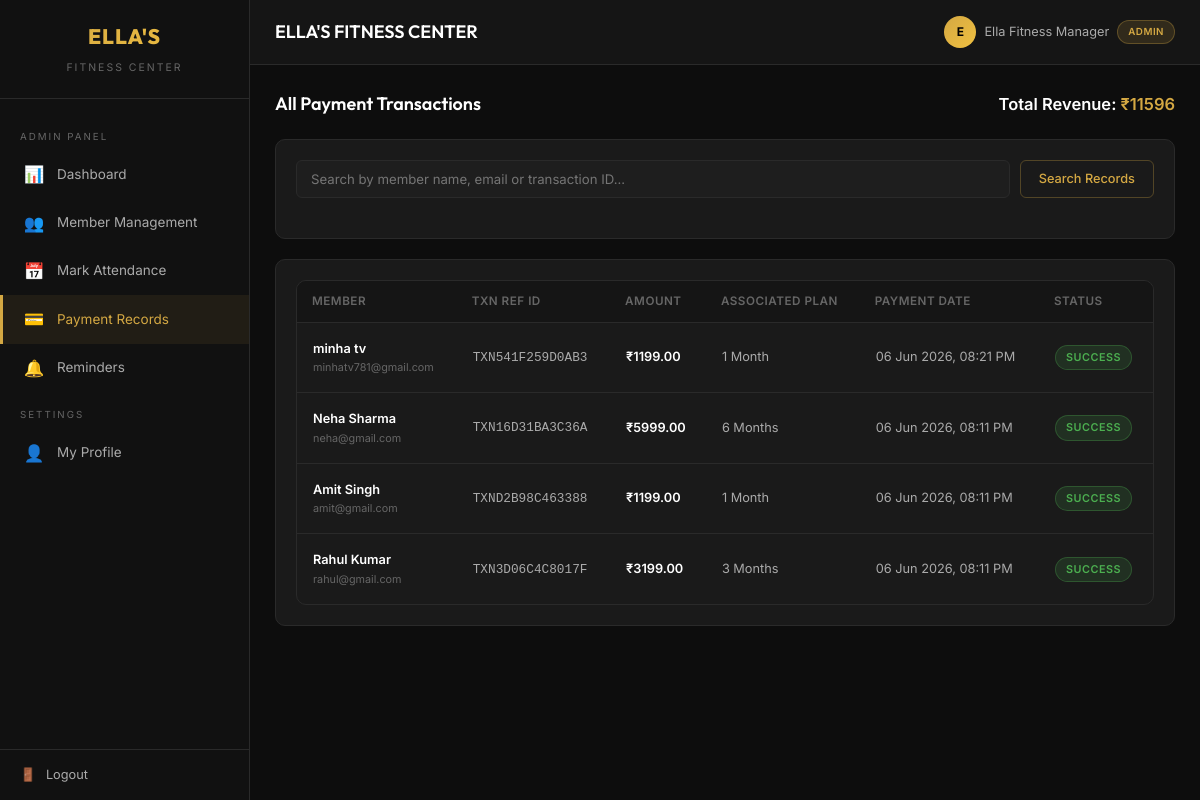
The app's page /payments/admin/ (signed in) with its own data.
### accounts/models.py (models this page shows, shortened)
class User(AbstractUser):
    ROLE_CHOICES = [
        ('CLIENT', 'Client'),
        ('ADMIN', 'Admin'),
    ]
    role = models.CharField(max_length=10, choices=ROLE_CHOICES, default='CLIENT')
    phone = models.CharField(max_length=15, blank=True)
    address = models.TextField(blank=True)
    date_of_birth = models.DateField(null=True, blank=True)
    emergency_contact = models.CharField(max_length=15, blank=True)
    @property
    def is_admin_user(self):
        return self.role == 'ADMIN'

### payments/models.py (models this page shows, shortened)
class Payment(models.Model):
    STATUS_CHOICES = [
        ('SUCCESS', 'Success'),
        ('FAILED', 'Failed'),
        ('PENDING', 'Pending'),
    ]
    user = models.ForeignKey(settings.AUTH_USER_MODEL, on_delete=models.CASCADE, related_name='payments')
    membership = models.ForeignKey('members.Membership', on_delete=models.SET_NULL, null=True, related_name='payments')
    amount = models.DecimalField(max_digits=10, decimal_places=2)
    transaction_id = models.CharField(max_length=100, unique=True)
    payment_method = models.CharField(max_length=50, default='Test Payment')
    status = models.CharField(max_length=10, choices=STATUS_CHOICES, default='PENDING')
    created_at = models.DateTimeField(auto_now_add=True)
    notes = models.TextField(blank=True)
    class Meta:
        ordering = ['-created_at']

### members/models.py (models this page shows, shortened)
class Membership(models.Model):
    PLAN_CHOICES = [
        ('1_MONTH', '1 Month'),
        ('3_MONTH', '3 Months'),
        ('6_MONTH', '6 Months'),
    ]
    STATUS_CHOICES = [
        ('ACTIVE', 'Active'),
        ('EXPIRED', 'Expired'),
        ('PENDING', 'Pending Payment'),
    ]
    PLAN_PRICES = {
        '1_MONTH': 1199,
        '3_MONTH': 3199,
        '6_MONTH': 5999,
    }
    PLAN_DAYS = {
        '1_MONTH': 30,
        '3_MONTH': 90,
        '6_MONTH': 180,
    }
    user = models.ForeignKey(settings.AUTH_USER_MODEL, on_delete=models.CASCADE, related_name='memberships')
    plan = models.CharField(max_length=10, choices=PLAN_CHOICES)
    start_date = models.DateField()
    end_date = models.DateField()
    amount = models.DecimalField(max_digits=10, decimal_places=2)
    status = models.CharField(max_length=10, choices=STATUS_CHOICES, default='PENDING')
    created_at = models.DateTimeField(auto_now_add=True)
    class Meta:
        ordering = ['-created_at']

### payments/views.py (the view, shortened to what this page needs)
# urls.py: path('admin/', views.admin_payments, name='admin_payments'),
@admin_required
def admin_payments(request):
    query = request.GET.get('q', '')
    payments = Payment.objects.all().select_related('user', 'membership')
    from django.db.models import Sum
    total_revenue = Payment.objects.filter(status='SUCCESS').aggregate(
        total=Sum('amount')
    )['total'] or 0
    context = {
        'payments': payments,
        'query': query,
        'total_revenue': total_revenue,
    }
    return render(request, 'payments/admin_list.html', context)

### templates/payments/admin_list.html (shortened to what this page needs)
{% extends 'dashboard_base.html' %}
{% block content %}
<div class="section-header">
    <h2>All Payment Transactions</h2>
    <div style="font-size: 1.1rem; font-weight: 600;">
        Total Revenue: <span class="text-gold">₹{{ total_revenue }}</span>
    </div>
</div>
<div class="card mb-20">
    <form method="get" class="search-bar">
        <input type="text" name="q" value="{{ query }}" placeholder="Search by member name, email or transaction ID...">
        <button type="submit" class="btn btn-outline">Search Records</button>
    </form>
</div>
<div class="card">
    <div class="table-container">
        {% if payments %}
            <table>
                <thead>
                    <tr>
                        <th>Member</th>
                        <th>Txn Ref ID</th>
                        <th>Amount</th>
                        <th>Associated Plan</th>
                        <th>Payment Date</th>
                        <th>Status</th>
                    </tr>
                </thead>
                <tbody>
                    {% for payment in payments %}
                        <tr>
                            <td>
                                <div style="font-weight: 600; color: #fff;">{{ payment.user.get_full_name|default:payment.user.username }}</div>
                                <div style="font-size: 0.72rem; color: var(--text-muted);">{{ payment.user.email }}</div>
                            </td>
                            <td><code>{{ payment.transaction_id }}</code></td>
                            <td style="font-weight: 600; color: #fff;">₹{{ payment.amount }}</td>
                            <td>{{ payment.membership.get_plan_display|default:"Manual Renewal" }}</td>
                            <td>{{ payment.created_at|date:"d M Y, h:i A" }}</td>
                            <td><span class="badge badge-active">{{ payment.get_status_display }}</span></td>
                        </tr>
                    {% endfor %}
                </tbody>
            </table>
        {% else %}
            <div class="empty-state">
                <div class="icon">🔍</div>
                <h3>No payment transactions matching search query</h3>
                <p>Try refining your search text.</p>
            </div>
        {% endif %}
    </div>
</div>
{% endblock %}

### templates/components/header.html (shortened to what this page needs)
<div class="header">
    <div class="header-left">
        <h1>{% block header_title %}ELLA'S FITNESS CENTER{% endblock %}</h1>
    </div>
    <div class="header-right">
        <div class="header-user">
            <div class="avatar">
                {{ user.first_name|slice:":1"|upper|default:user.username|slice:":1"|upper }}
            </div>
            <span>{{ user.get_full_name|default:user.username }}</span>
            <span class="badge badge-gold" style="font-size: 0.65rem;">{{ user.get_role_display }}</span>
        </div>
    </div>
</div>

### static/css/style.css (style rules this page uses)
:root { --bg-primary: #0d0d0d; --bg-secondary: #151515; --bg-card: #1a1a1a; --bg-card-hover: #222222; --bg-input: #1e1e1e; --bg-sidebar: #111111; --gold: #d4a843; --gold-bright: #f0c040; --gold-dim: #a88430; --gold-gradient: linear-gradient(135deg, #d4a843, #f0c040); --text-primary: #ffffff; --text-secondary: #aaaaaa; --text-muted: #666666; --success: #4caf50; --success-bg: rgba(76, 175, 80, 0.15); --danger: #f44336; --danger-bg: rgba(244, 67, 54, 0.15); --warning: #ff9800; --warning-bg: rgba(255, 152, 0, 0.15); --info: #2196f3; --info-bg: rgba(33, 150, 243, 0.15); --border-color: #2a2a2a; --border-gold: rgba(212, 168, 67, 0.3); --radius-sm: 6px; --radius-md: 10px; --radius-lg: 16px; --shadow: 0 2px 12px rgba(0,0,0,0.4); --shadow-gold: 0 0 20px rgba(212, 168, 67, 0.1); --sidebar-width: 250px; --header-height: 65px; --font-primary: 'Inter', -apple-system, BlinkMacSystemFont, sans-serif; --font-heading: 'Outfit', 'Inter', sans-serif; }
*, *::before, *::after { margin: 0; padding: 0; box-sizing: border-box; }
html { font-size: 15px; scroll-behavior: smooth; }
body { font-family: var(--font-primary); background: var(--bg-primary); color: var(--text-primary); line-height: 1.6; min-height: 100vh; }
.header { height: var(--header-height); background: var(--bg-secondary); border-bottom: 1px solid var(--border-color); display: flex; align-items: center; justify-content: space-between; padding: 0 25px; position: sticky; top: 0; z-index: 50; }
.header-left { display: flex; align-items: center; gap: 15px; }
.header-left h1 { font-family: var(--font-heading); font-size: 1.2rem; font-weight: 600; }
.header-right { display: flex; align-items: center; gap: 15px; }
.header-user { display: flex; align-items: center; gap: 8px; color: var(--text-secondary); font-size: 0.85rem; }
.header-user .avatar { width: 32px; height: 32px; border-radius: 50%; background: var(--gold-gradient); display: flex; align-items: center; justify-content: center; font-weight: 700; font-size: 0.8rem; color: #000; }
.card { background: var(--bg-card); border: 1px solid var(--border-color); border-radius: var(--radius-md); padding: 20px; transition: border-color 0.2s; }
.btn { display: inline-flex; align-items: center; gap: 6px; padding: 9px 18px; border: none; border-radius: var(--radius-sm); font-family: var(--font-primary); font-size: 0.85rem; font-weight: 500; cursor: pointer; transition: all 0.2s; text-decoration: none; }
.btn-outline { background: transparent; border: 1px solid var(--border-gold); color: var(--gold); }
.form-input, input[type="text"], input[type="email"], input[type="password"], input[type="number"], input[type="date"], input[type="tel"], textarea, select { width: 100%; padding: 10px 14px; background: var(--bg-input); border: 1px solid var(--border-color); border-radius: var(--radius-sm); color: var(--text-primary); font-family: var(--font-primary); font-size: 0.88rem; transition: border-color 0.2s; }
.table-container { overflow-x: auto; border: 1px solid var(--border-color); border-radius: var(--radius-md); }
table { width: 100%; border-collapse: collapse; }
th { background: var(--bg-secondary); padding: 11px 15px; text-align: left; font-size: 0.78rem; text-transform: uppercase; letter-spacing: 0.5px; color: var(--text-muted); font-weight: 600; border-bottom: 1px solid var(--border-color); }
td { padding: 11px 15px; font-size: 0.85rem; border-bottom: 1px solid var(--border-color); color: var(--text-secondary); }
tr:last-child td { border-bottom: none; }
.badge { display: inline-flex; align-items: center; padding: 3px 10px; border-radius: 20px; font-size: 0.72rem; font-weight: 600; text-transform: uppercase; letter-spacing: 0.5px; }
.badge-active { background: var(--success-bg); color: var(--success); border: 1px solid rgba(76, 175, 80, 0.3); }
.badge-gold { background: rgba(212, 168, 67, 0.15); color: var(--gold); border: 1px solid var(--border-gold); }
.search-bar { display: flex; gap: 10px; margin-bottom: 20px; flex-wrap: wrap; }
.search-bar input { flex: 1; min-width: 200px; }
.text-gold { color: var(--gold); }
.mb-20 { margin-bottom: 20px; }
.section-header { display: flex; justify-content: space-between; align-items: center; margin-bottom: 20px; flex-wrap: wrap; gap: 10px; }
.section-header h2 { font-family: var(--font-heading); font-size: 1.2rem; font-weight: 600; }
table td { vertical-align: middle; padding: 16px; }

### records on screen
User: first_name "E", get_full_name "Ella Fitness Manager", role "ADMIN"
Payment: user.get_full_name "minha tv", user.email "minhatv781@gmail.com", transaction_id "TXN541F259D0AB3", amount "1199.00", membership.plan "1 Month", created_at "06 Jun 2026, 08:21 PM", status "SUCCESS"
Payment: user.get_full_name "Neha Sharma", user.email "neha@gmail.com", transaction_id "TXN16D31BA3C36A", amount "5999.00", membership.plan "6 Months", created_at "06 Jun 2026, 08:11 PM", status "SUCCESS"
Payment: user.get_full_name "Amit Singh", user.email "amit@gmail.com", transaction_id "TXND2B98C463388", amount "1199.00", membership.plan "1 Month", created_at "06 Jun 2026, 08:11 PM", status "SUCCESS"
Payment: user.get_full_name "Rahul Kumar", user.email "rahul@gmail.com", transaction_id "TXN3D06C4C8017F", amount "3199.00", membership.plan "3 Months", created_at "06 Jun 2026, 08:11 PM", status "SUCCESS"

### other values on screen
{{ total_revenue }} "11596"
